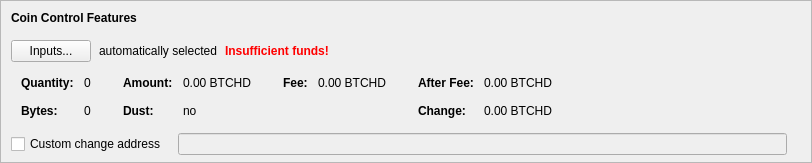
    <widget class="QFrame" name="frameCoinControl">
     <property name="sizePolicy">
      <sizepolicy hsizetype="Expanding" vsizetype="Expanding">
       <horstretch>0</horstretch>
       <verstretch>0</verstretch>
      </sizepolicy>
     </property>
     <property name="maximumSize">
      <size>
       <width>16777215</width>
       <height>16777215</height>
      </size>
     </property>
     <property name="frameShape">
      <enum>QFrame::StyledPanel</enum>
     </property>
     <property name="frameShadow">
      <enum>QFrame::Sunken</enum>
     </property>
     <layout class="QVBoxLayout" name="verticalLayoutCoinControl2">
      <property name="spacing">
       <number>0</number>
      </property>
      <property name="leftMargin">
       <number>0</number>
      </property>
      <property name="topMargin">
       <number>0</number>
      </property>
      <property name="rightMargin">
       <number>0</number>
      </property>
      <property name="bottomMargin">
       <number>6</number>
      </property>
      <item>
       <layout class="QVBoxLayout" name="verticalLayoutCoinControl" stretch="0,0,0,0,1">
        <property name="spacing">
         <number>0</number>
        </property>
        <property name="leftMargin">
         <number>10</number>
        </property>
        <property name="topMargin">
         <number>10</number>
        </property>
        <item>
         <layout class="QHBoxLayout" name="horizontalLayoutCoinControl1">
          <property name="bottomMargin">
           <number>15</number>
          </property>
          <item>
           <widget class="QLabel" name="labelCoinControlFeatures">
            <property name="sizePolicy">
             <sizepolicy hsizetype="Preferred" vsizetype="Maximum">
              <horstretch>0</horstretch>
              <verstretch>0</verstretch>
             </sizepolicy>
            </property>
            <property name="font">
             <font>
              <weight>75</weight>
              <bold>true</bold>
             </font>
            </property>
            <property name="styleSheet">
             <string notr="true">font-weight:bold;</string>
            </property>
            <property name="text">
             <string>Coin Control Features</string>
            </property>
           </widget>
          </item>
         </layout>
        </item>
        <item>
         <layout class="QHBoxLayout" name="horizontalLayoutCoinControl2" stretch="0,0,0,0">
          <property name="spacing">
           <number>8</number>
          </property>
          <property name="bottomMargin">
           <number>10</number>
          </property>
          <item>
           <widget class="QPushButton" name="pushButtonCoinControl">
            <property name="styleSheet">
             <string notr="true"/>
            </property>
            <property name="text">
             <string>Inputs...</string>
            </property>
            <property name="autoDefault">
             <bool>false</bool>
            </property>
           </widget>
          </item>
          <item>
           <widget class="QLabel" name="labelCoinControlAutomaticallySelected">
            <property name="text">
             <string>automatically selected</string>
            </property>
            <property name="margin">
             <number>5</number>
            </property>
           </widget>
          </item>
          <item>
           <widget class="QLabel" name="labelCoinControlInsuffFunds">
            <property name="font">
             <font>
              <weight>75</weight>
              <bold>true</bold>
             </font>
            </property>
            <property name="styleSheet">
             <string notr="true">color:red;font-weight:bold;</string>
            </property>
            <property name="text">
             <string>Insufficient funds!</string>
            </property>
            <property name="margin">
             <number>5</number>
            </property>
           </widget>
          </item>
          <item>
           <spacer name="horizontalSpacerCoinControl">
            <property name="orientation">
             <enum>Qt::Horizontal</enum>
            </property>
            <property name="sizeHint" stdset="0">
             <size>
              <width>40</width>
              <height>1</height>
             </size>
            </property>
           </spacer>
          </item>
         </layout>
        </item>
        <item>
         <widget class="QWidget" name="widgetCoinControl" native="true">
          <property name="sizePolicy">
           <sizepolicy hsizetype="Preferred" vsizetype="Preferred">
            <horstretch>0</horstretch>
            <verstretch>0</verstretch>
           </sizepolicy>
          </property>
          <property name="minimumSize">
           <size>
            <width>0</width>
            <height>0</height>
           </size>
          </property>
          <property name="styleSheet">
           <string notr="true"/>
          </property>
          <layout class="QHBoxLayout" name="horizontalLayoutCoinControl5">
           <property name="leftMargin">
            <number>0</number>
           </property>
           <property name="topMargin">
            <number>0</number>
           </property>
           <property name="rightMargin">
            <number>0</number>
           </property>
           <property name="bottomMargin">
            <number>0</number>
           </property>
           <item>
            <layout class="QHBoxLayout" name="horizontalLayoutCoinControl3" stretch="0,0,0,1">
             <property name="spacing">
              <number>20</number>
             </property>
             <property name="topMargin">
              <number>0</number>
             </property>
             <property name="bottomMargin">
              <number>10</number>
             </property>
             <item>
              <layout class="QFormLayout" name="formLayoutCoinControl1">
               <property name="horizontalSpacing">
                <number>10</number>
               </property>
               <property name="verticalSpacing">
                <number>14</number>
               </property>
               <property name="leftMargin">
                <number>10</number>
               </property>
               <property name="topMargin">
                <number>4</number>
               </property>
               <property name="rightMargin">
                <number>6</number>
               </property>
               <item row="0" column="0">
                <widget class="QLabel" name="labelCoinControlQuantityText">
                 <property name="font">
                  <font>
                   <weight>75</weight>
                   <bold>true</bold>
                  </font>
                 </property>
                 <property name="text">
                  <string>Quantity:</string>
                 </property>
                 <property name="margin">
                  <number>0</number>
                 </property>
                </widget>
               </item>
               <item row="0" column="1">
                <widget class="QLabel" name="labelCoinControlQuantity">
                 <property name="cursor">
                  <cursorShape>IBeamCursor</cursorShape>
                 </property>
                 <property name="contextMenuPolicy">
                  <enum>Qt::ActionsContextMenu</enum>
                 </property>
                 <property name="text">
                  <string notr="true">0</string>
                 </property>
                 <property name="margin">
                  <number>0</number>
                 </property>
                 <property name="textInteractionFlags">
                  <set>Qt::LinksAccessibleByMouse|Qt::TextSelectableByKeyboard|Qt::TextSelectableByMouse</set>
                 </property>
                </widget>
               </item>
               <item row="1" column="0">
                <widget class="QLabel" name="labelCoinControlBytesText">
                 <property name="font">
                  <font>
                   <weight>75</weight>
                   <bold>true</bold>
                  </font>
                 </property>
                 <property name="text">
                  <string>Bytes:</string>
                 </property>
                </widget>
               </item>
               <item row="1" column="1">
                <widget class="QLabel" name="labelCoinControlBytes">
                 <property name="cursor">
                  <cursorShape>IBeamCursor</cursorShape>
                 </property>
                 <property name="contextMenuPolicy">
                  <enum>Qt::ActionsContextMenu</enum>
                 </property>
                 <property name="text">
                  <string notr="true">0</string>
                 </property>
                 <property name="textInteractionFlags">
                  <set>Qt::LinksAccessibleByMouse|Qt::TextSelectableByKeyboard|Qt::TextSelectableByMouse</set>
                 </property>
                </widget>
               </item>
              </layout>
             </item>
             <item>
              <layout class="QFormLayout" name="formLayoutCoinControl2">
               <property name="horizontalSpacing">
                <number>10</number>
               </property>
               <property name="verticalSpacing">
                <number>14</number>
               </property>
               <property name="leftMargin">
                <number>6</number>
               </property>
               <property name="topMargin">
                <number>4</number>
               </property>
               <property name="rightMargin">
                <number>6</number>
               </property>
               <item row="0" column="0">
                <widget class="QLabel" name="labelCoinControlAmountText">
                 <property name="font">
                  <font>
                   <weight>75</weight>
                   <bold>true</bold>
                  </font>
                 </property>
                 <property name="text">
                  <string>Amount:</string>
                 </property>
                 <property name="margin">
                  <number>0</number>
                 </property>
                </widget>
               </item>
               <item row="0" column="1">
                <widget class="QLabel" name="labelCoinControlAmount">
                 <property name="cursor">
                  <cursorShape>IBeamCursor</cursorShape>
                 </property>
                 <property name="contextMenuPolicy">
                  <enum>Qt::ActionsContextMenu</enum>
                 </property>
                 <property name="text">
                  <string notr="true">0.00 BTCHD</string>
                 </property>
                 <property name="textInteractionFlags">
                  <set>Qt::LinksAccessibleByMouse|Qt::TextSelectableByKeyboard|Qt::TextSelectableByMouse</set>
                 </property>
                </widget>
               </item>
               <item row="1" column="0">
                <widget class="QLabel" name="labelCoinControlLowOutputText">
                 <property name="font">
                  <font>
                   <weight>75</weight>
                   <bold>true</bold>
                  </font>
                 </property>
                 <property name="text">
                  <string>Dust:</string>
                 </property>
                </widget>
               </item>
               <item row="1" column="1">
                <widget class="QLabel" name="labelCoinControlLowOutput">
                 <property name="cursor">
                  <cursorShape>IBeamCursor</cursorShape>
                 </property>
                 <property name="contextMenuPolicy">
                  <enum>Qt::ActionsContextMenu</enum>
                 </property>
                 <property name="text">
                  <string notr="true">no</string>
                 </property>
                 <property name="textInteractionFlags">
                  <set>Qt::LinksAccessibleByMouse|Qt::TextSelectableByKeyboard|Qt::TextSelectableByMouse</set>
                 </property>
                </widget>
               </item>
              </layout>
             </item>
             <item>
              <layout class="QFormLayout" name="formLayoutCoinControl3">
               <property name="horizontalSpacing">
                <number>10</number>
               </property>
               <property name="verticalSpacing">
                <number>14</number>
               </property>
               <property name="leftMargin">
                <number>6</number>
               </property>
               <property name="topMargin">
                <number>4</number>
               </property>
               <property name="rightMargin">
                <number>6</number>
               </property>
               <item row="0" column="0">
                <widget class="QLabel" name="labelCoinControlFeeText">
                 <property name="font">
                  <font>
                   <weight>75</weight>
                   <bold>true</bold>
                  </font>
                 </property>
                 <property name="text">
                  <string>Fee:</string>
                 </property>
                 <property name="margin">
                  <number>0</number>
                 </property>
                </widget>
               </item>
               <item row="0" column="1">
                <widget class="QLabel" name="labelCoinControlFee">
                 <property name="cursor">
                  <cursorShape>IBeamCursor</cursorShape>
                 </property>
                 <property name="contextMenuPolicy">
                  <enum>Qt::ActionsContextMenu</enum>
                 </property>
                 <property name="text">
                  <string notr="true">0.00 BTCHD</string>
                 </property>
                 <property name="textInteractionFlags">
                  <set>Qt::LinksAccessibleByMouse|Qt::TextSelectableByKeyboard|Qt::TextSelectableByMouse</set>
                 </property>
                </widget>
               </item>
              </layout>
             </item>
             <item>
              <layout class="QFormLayout" name="formLayoutCoinControl4">
               <property name="horizontalSpacing">
                <number>10</number>
               </property>
               <property name="verticalSpacing">
                <number>14</number>
               </property>
               <property name="leftMargin">
                <number>6</number>
               </property>
               <property name="topMargin">
                <number>4</number>
               </property>
               <property name="rightMargin">
                <number>6</number>
               </property>
               <item row="0" column="0">
                <widget class="QLabel" name="labelCoinControlAfterFeeText">
                 <property name="font">
                  <font>
                   <weight>75</weight>
                   <bold>true</bold>
                  </font>
                 </property>
                 <property name="text">
                  <string>After Fee:</string>
                 </property>
                 <property name="margin">
                  <number>0</number>
                 </property>
                </widget>
               </item>
               <item row="0" column="1">
                <widget class="QLabel" name="labelCoinControlAfterFee">
                 <property name="cursor">
                  <cursorShape>IBeamCursor</cursorShape>
                 </property>
                 <property name="contextMenuPolicy">
                  <enum>Qt::ActionsContextMenu</enum>
                 </property>
                 <property name="text">
                  <string notr="true">0.00 BTCHD</string>
                 </property>
                 <property name="textInteractionFlags">
                  <set>Qt::LinksAccessibleByMouse|Qt::TextSelectableByKeyboard|Qt::TextSelectableByMouse</set>
                 </property>
                </widget>
               </item>
               <item row="1" column="0">
                <widget class="QLabel" name="labelCoinControlChangeText">
                 <property name="font">
                  <font>
                   <weight>75</weight>
                   <bold>true</bold>
                  </font>
                 </property>
                 <property name="text">
                  <string>Change:</string>
                 </property>
                </widget>
               </item>
               <item row="1" column="1">
                <widget class="QLabel" name="labelCoinControlChange">
                 <property name="cursor">
                  <cursorShape>IBeamCursor</cursorShape>
                 </property>
                 <property name="contextMenuPolicy">
                  <enum>Qt::ActionsContextMenu</enum>
                 </property>
                 <property name="text">
                  <string notr="true">0.00 BTCHD</string>
                 </property>
                 <property name="textInteractionFlags">
                  <set>Qt::LinksAccessibleByMouse|Qt::TextSelectableByKeyboard|Qt::TextSelectableByMouse</set>
                 </property>
                </widget>
               </item>
              </layout>
             </item>
            </layout>
           </item>
          </layout>
         </widget>
        </item>
        <item>
         <layout class="QHBoxLayout" name="horizontalLayoutCoinControl4" stretch="0,0,0">
          <property name="spacing">
           <number>12</number>
          </property>
          <property name="sizeConstraint">
           <enum>QLayout::SetDefaultConstraint</enum>
          </property>
          <property name="topMargin">
           <number>5</number>
          </property>
          <property name="rightMargin">
           <number>5</number>
          </property>
          <item>
           <widget class="QCheckBox" name="checkBoxCoinControlChange">
            <property name="toolTip">
             <string>If this is activated, but the change address is empty or invalid, change will be sent to a newly generated address.</string>
            </property>
            <property name="text">
             <string>Custom change address</string>
            </property>
           </widget>
          </item>
          <item>
           <widget class="QValidatedLineEdit" name="lineEditCoinControlChange">
            <property name="enabled">
             <bool>false</bool>
            </property>
            <property name="sizePolicy">
             <sizepolicy hsizetype="Expanding" vsizetype="Fixed">
              <horstretch>0</horstretch>
              <verstretch>0</verstretch>
             </sizepolicy>
            </property>
           </widget>
          </item>
          <item>
           <widget class="QLabel" name="labelCoinControlChangeLabel">
            <property name="sizePolicy">
             <sizepolicy hsizetype="Preferred" vsizetype="Expanding">
              <horstretch>0</horstretch>
              <verstretch>0</verstretch>
             </sizepolicy>
            </property>
            <property name="minimumSize">
             <size>
              <width>0</width>
              <height>0</height>
             </size>
            </property>
            <property name="text">
             <string/>
            </property>
            <property name="margin">
             <number>3</number>
            </property>
           </widget>
          </item>
         </layout>
        </item>
        <item>
         <spacer name="verticalSpacerCoinControl">
          <property name="orientation">
           <enum>Qt::Vertical</enum>
          </property>
          <property name="sizeHint" stdset="0">
           <size>
            <width>800</width>
            <height>1</height>
           </size>
          </property>
         </spacer>
        </item>
       </layout>
      </item>
     </layout>
    </widget>
